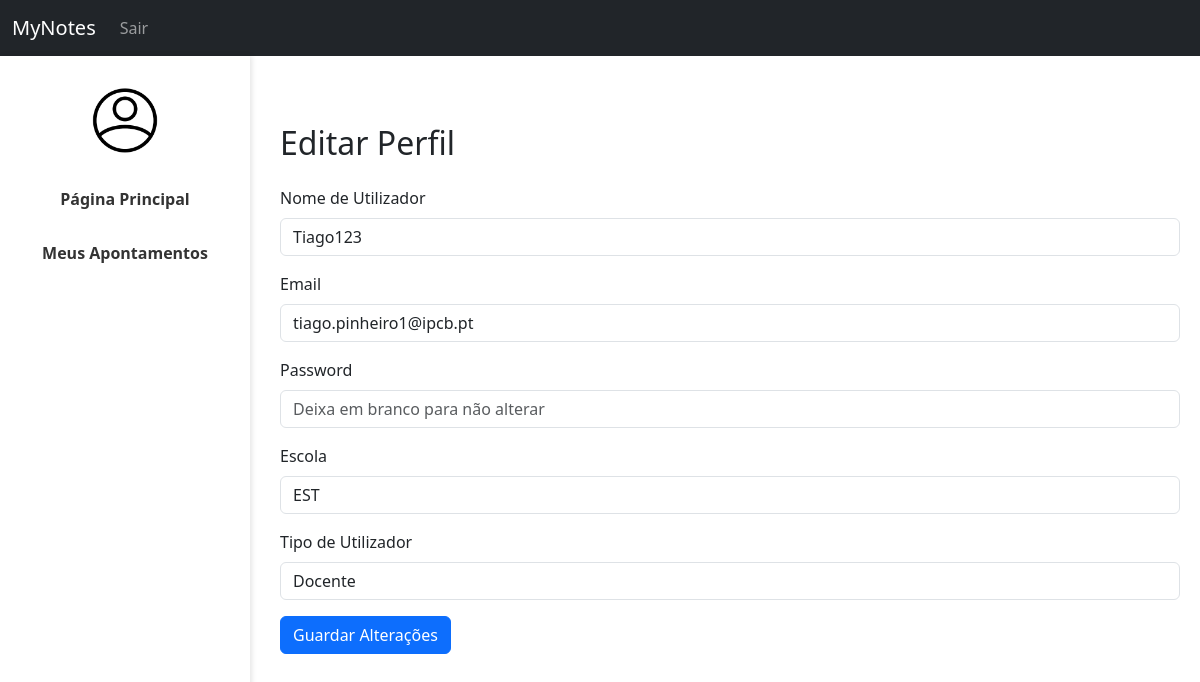
The app's page /MyNotes/perfil.php (signed in), older data.
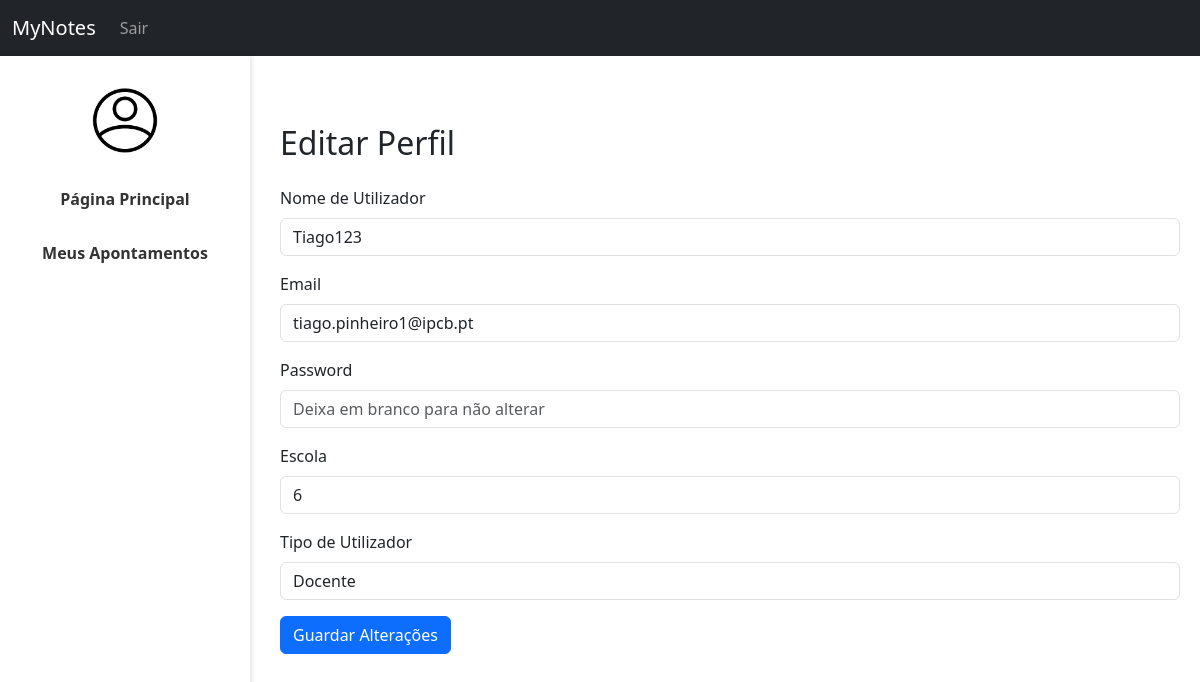
The same page, newer data.
### tables this page shows
CREATE TABLE `userdata` (
  `id` int(11) NOT NULL AUTO_INCREMENT,
  `username` varchar(20) NOT NULL,
  `email` varchar(100) NOT NULL,
  `password` varchar(255) NOT NULL,
  `aprovado` tinyint(1) NOT NULL DEFAULT 0,
  `admin` tinyint(2) NOT NULL DEFAULT 0,
  `escola` int(11) DEFAULT NULL,
  PRIMARY KEY (`id`),
  UNIQUE KEY `username` (`username`),
  UNIQUE KEY `email` (`email`),
  KEY `fk_userdata_escola` (`escola`),
  CONSTRAINT `fk_userdata_escola` FOREIGN KEY (`escola`) REFERENCES `escolas` (`id`) ON DELETE SET NULL
);

### MyNotes/perfil.php (the view, shortened to what this page needs)
<?php
require_once "config.php";
$userId = $_SESSION["user_id"];
$stmt = $conn->prepare("SELECT username, email, escola FROM userdata WHERE id = :id");
$stmt->bindParam(":id", $userId, PDO::PARAM_INT);
$stmt->execute();
$user = $stmt->fetch(PDO::FETCH_ASSOC);
$currentEmail = $user["email"];
$tipoUtilizador = (str_ends_with($currentEmail, "@ipcb.pt")) ? "Docente" : "Aluno";
?>
<!DOCTYPE html>
<html lang="pt">
<head>
    <link href="https://cdn.jsdelivr.net/npm/bootstrap@5.3.0/dist/css/bootstrap.min.css" rel="stylesheet">
    <link rel="stylesheet" href="styles.css">
</head>
<body>
    <nav class="navbar navbar-expand-lg navbar-dark bg-dark">
        <div class="container-fluid">
            <a class="navbar-brand" href="index.php">MyNotes</a>
            <div class="collapse navbar-collapse" id="navbarNav">
                <ul class="navbar-nav w-100 align-items-center">
                    <?php if (isset($_SESSION["user_id"])): ?>
                        <li class="nav-item">
                            <a class="nav-link" href="logout.php">Sair</a>
                        </li>
                    <?php else: ?>
                        <li class="nav-item">
                            <a class="nav-link" href="login.php">Login</a>
                        </li>
                    <?php endif; ?>
                </ul>
            </div>
        </div>
    </nav>
    <div class="sidebar" style="text-align: center;">
        <a href="perfil.php" style="border: none; background: none; padding: 0;">
            <img src="./img/avatar.png" class="rounded-circle" style="width: 80px;" alt="Avatar" />
        </a>
        <a href="index.php">Página Principal</a>
        <a href="apontamentos.php">Meus Apontamentos</a>
    </div>
    <div class="content container mt-5">
        <h2 class="mb-4">Editar Perfil</h2>
        <form method="post">
            <div class="mb-3">
                <label class="form-label">Nome de Utilizador</label>
                <input type="text" name="username" class="form-control" value="<?= htmlspecialchars($user['username']) ?>" required>
            </div>
            <div class="mb-3">
                <label class="form-label">Email</label>
                <input type="email" name="email" class="form-control" value="<?= htmlspecialchars($user['email']) ?>" required>
            </div>
            <div class="mb-3">
                <label class="form-label">Password</label>
                <input type="password" name="password" class="form-control" id="password" placeholder="Deixa em branco para não alterar">
            </div>
            <div class="mb-3">
                <label class="form-label">Escola</label>
                <input type="text" class="form-control" value="<?= htmlspecialchars($user['escola']) ?>" readonly>
            </div>
            <div class="mb-3">
                <label class="form-label">Tipo de Utilizador</label>
                <input type="text" class="form-control" value="<?= $tipoUtilizador ?>" readonly>
            </div>
            <button type="submit" class="btn btn-primary">Guardar Alterações</button>
        </form>
    </div>
</body>
</html>

Row changes from the older to the newer data that the page shows:
changed userdata "Tiago123": escola "EST" → "6"
